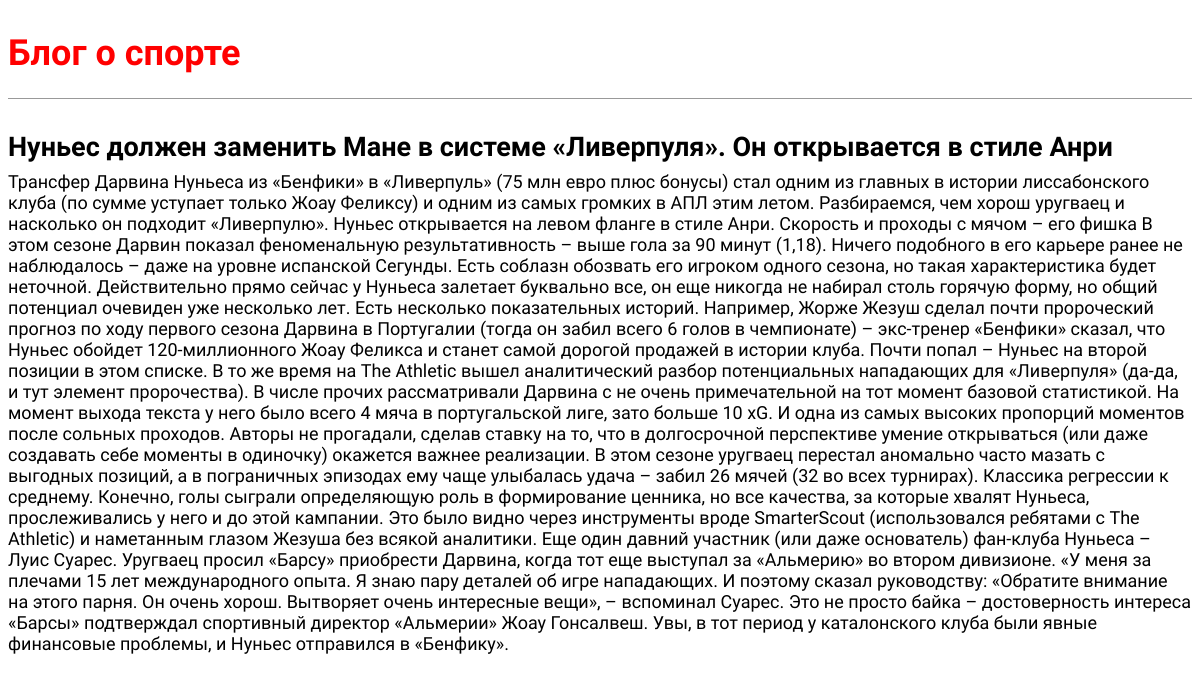
The app's page /post/1/ with its own data.
### blog/models.py (models this page shows, shortened)
class Post(models.Model):
    title = models.CharField(max_length=200)
    author = models.ForeignKey('auth.User', on_delete=models.CASCADE,)
    body = models.TextField()
    image = models.ImageField(upload_to='media/', blank=True)

### blog/views.py (the view)
# urls.py: path('post/<int:pk>/', BlogDetailView.as_view(), name='post_detail'),
class BlogDetailView(DetailView):
    model = Post
    image = Post.image
    template_name = 'post_detail.html'

### blog/templates/post_detail.html
{% extends 'base.html' %}
{% block content %}
  <div class="post-entry">
    <h2>{{ object.title }}</h2>
    <p>{{ object.body }}</p>
  </div>
{% endblock content %}

### blog/static/css/base.css (style rules this page uses)
body { font-family: 'Source Sans Pro', sans-serif; font-size: 18px; }
.post-entry { margin-bottom: 2rem; }
.post-entry h2 { margin: 0.5rem 0; }
.post-entry p { margin: 0; font-weight: 400; }

### records on screen
Post: title "Нуньес должен заменить Мане в системе «Ливерпуля». Он открывается в стиле Анри", body "Трансфер Дарвина Нуньеса из «Бенфики» в «Ливерпуль» (75 млн евро плюс бонусы) стал одним из главных в истории лиссабонского клуба (по сумме уступает только Жоау Феликсу) и одним из самых громких в АПЛ этим летом. Разбираемся, чем хорош уругваец и насколько он подходит «Ливерпулю». Нуньес открывается на левом фланге в стиле Анри. Скорость и проходы с мячом – его фишка В этом сезоне Дарвин показал феноменальную результативность – выше гола за 90 минут (1,18). Ничего подобного в его карьере ранее не наблюдалось – даже на уровне испанской Сегунды. Есть соблазн обозвать его игроком одного сезона, но такая характеристика будет неточной. Действительно прямо сейчас у Нуньеса залетает буквально все,…"
